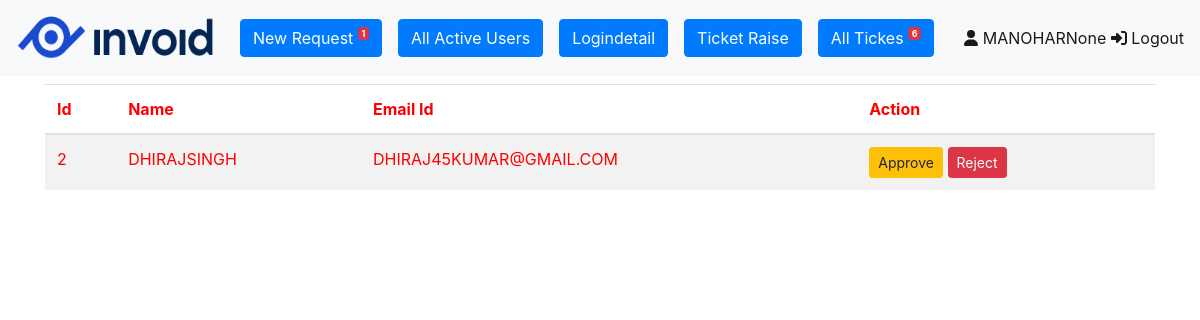
/viewallrequest/ (signed in), run on an earlier commit of the app's database.
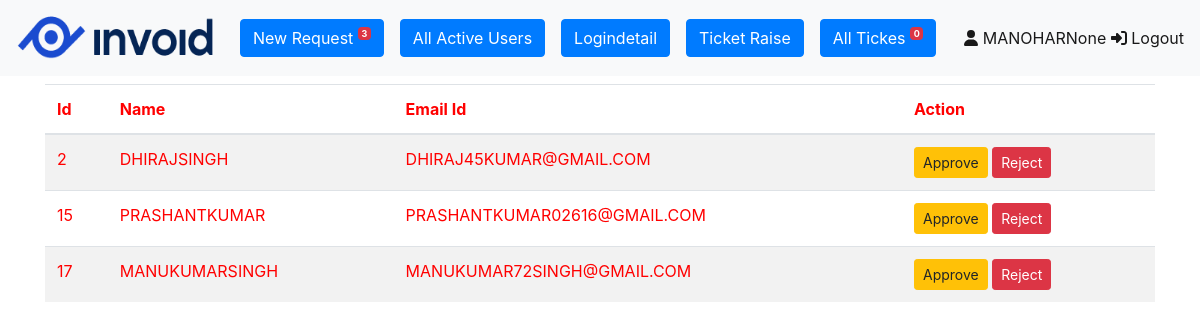
And on a later commit of the database.
### User/models.py (models this page shows, shortened)
class User(models.Model):
    fname=models.CharField(max_length=50)
    lname =models.CharField(max_length=50,null=True)
    gen = models.CharField(max_length=7)
    email = models.EmailField(max_length=100,unique=True)
    pwd = models.CharField(max_length=10)
    utype = models.ForeignKey(UserType,on_delete=models.CASCADE)
    approvedby = models.IntegerField(null=True)
    approveldt = models.DateTimeField(null=True)

### User/views.py (the view)
# urls.py: path('viewallrequest/',views.viewallrequest),
def viewallrequest(request):
    uid = request.session.get('uid', 'none')
    if uid == 'none':
        return redirect('/login/')
    un = request.session.get('un')
    uid = request.session.get('uid')
    ut = request.session.get('ut')
    new_request = User.objects.filter(approvedby= None)
    tnr = len(new_request)
    newtr = Ticket.objects.filter(status=None)
    ntr = len(newtr)
    return render(request,'viewallrequest.html',{'uid':uid,'tr':tnr,'nr':new_request,'un':un,'ut':ut,'ntr':ntr})

### User/templates/viewallrequest.html (shortened to what this page needs)
{% extends 'base.html'%}
{%block content%}
<div class="row">
    <div class="col-12">
        <table class="table table-striped" style="color:red">
            <thead>
                <tr>
                    <th>Id</th>
                    <th>Name</th>
                    <th>Email Id</th>
                    <th>Action</th>
                </tr>
            </thead>
            <tbody>
                {% for n in nr %}
            <tr>
                <td>{{ n.id}}</td>
                <td>{{ n.fname|upper}}{{n.lname|upper}}</td>
                <td>{{ n.email|upper}}</td>
                <td>
                    <a href="/approveduser/{{n.id}}/{{uid}}" class="btn btn-warning btn-sm">Approve</a>
                    <a href="/rejectuser/{{n.id}}" class="btn btn-danger btn-sm">Reject</a>
                </td>
            </tr>
            {%endfor%}
            </tbody>
        </table>
    </div>
</div>
{%endblock%}

### User/templates/base.html (shortened to what this page needs)
<!DOCTYPE html>
{% load static %}
<html>
<head>
	<link rel="stylesheet" href="https://stackpath.bootstrapcdn.com/bootstrap/4.5.2/css/bootstrap.min.css">
</head>
<body>
<nav class="navbar navbar-expand-lg navbar-light bg-light">
    <a class="navbar-brand" href="/index/"><img src="{% static 'User/images/logo_dark_img.png' %}" width="200" height="50"></a>
    <div class="collapse navbar-collapse" id="navbarText">
        <ul class="navbar-nav mr-auto">
            <li class="nav-item active">
                <a class="nav-link" href="/viewallrequest/"><button type="button" class="btn btn-primary">New Request <sup><span class="badge bg-danger">{{ tr}}</span></sup></button></a>
            </li>
            <li class="nav-item">
                <a class="nav-link" href="/activeuser/"><button type="button" class="btn btn-primary">All Active Users</button></a>
            </li>
            <li class="nav-item">
                <a class="nav-link" href="/logindetail/"><button type="button" class="btn btn-primary">Logindetail</button></a>
            </li>
            <li class="nav-item">
                <a class="nav-link" href="/ticketraise/"><button type="button" class="btn btn-primary">Ticket Raise</button></a>
            </li>
            <li class="nav-item">
                <a class="nav-link" href="/showraiseticket/"><button type="button" class="btn btn-primary">All Tickes <sup><span class="badge bg-danger">{{ ntr}}</span></sup></button></a>
            </li>
        </ul>
        <span class="navbar-text">
            <div class="site-header__end">
                <a href="/profile/"><i class="fas fa-user"> </i> {{un |upper}}{{ut}}</a>
                <a href="/logout/"><i class="fas fa-sign-in-alt"> </i> Logout</a>
            </div>
        </span>
    </div>
</nav>
<div class="container mt-2">
    <div class="row">
        <div class="col-md-12">
            {%block content%}{%endblock%}
        </div>
    </div>
</div>
</body>
</html>

What changed in the data, as far as the page shows it:
added User: id "15", fname "PRASHANT", lname "KUMAR", email "PRASHANTKUMAR02616@GMAIL.COM"
added User: id "17", fname "MANUKUMAR", lname "SINGH", email "MANUKUMAR72SINGH@GMAIL.COM"
Also different on the page:
{{ tr }}: "1" → "3"
{{ ntr }}: "6" → "0"
